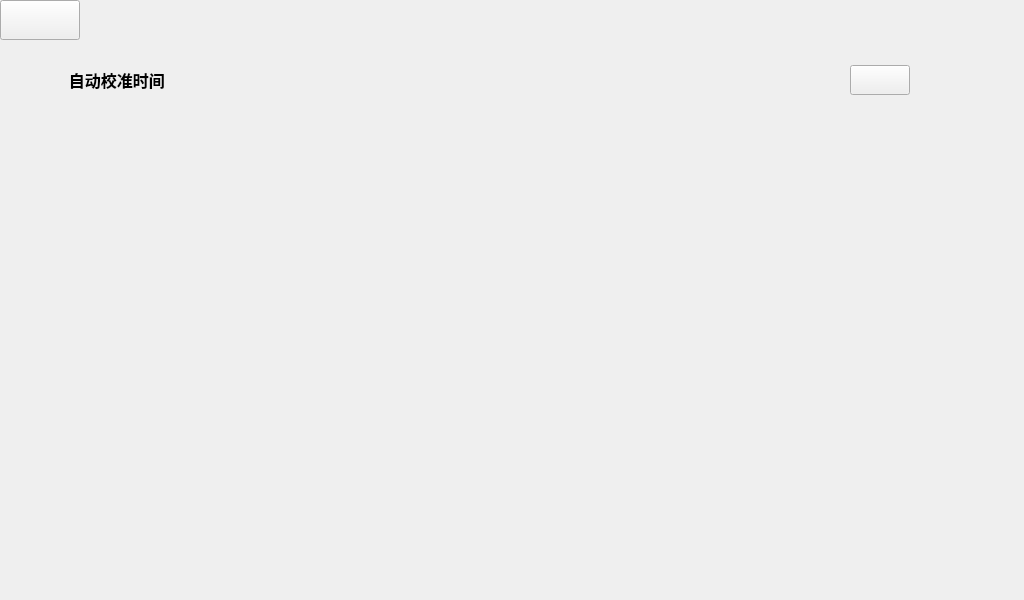
<?xml version="1.0" encoding="UTF-8"?>
<ui version="4.0">
 <class>XUSetting</class>
 <widget class="QWidget" name="XUSetting">
  <property name="geometry">
   <rect>
    <x>0</x>
    <y>0</y>
    <width>1024</width>
    <height>600</height>
   </rect>
  </property>
  <property name="windowTitle">
   <string>Form</string>
  </property>
  <widget class="QPushButton" name="SettingTimebynetButton">
   <property name="geometry">
    <rect>
     <x>850</x>
     <y>65</y>
     <width>60</width>
     <height>30</height>
    </rect>
   </property>
   <property name="text">
    <string/>
   </property>
  </widget>
  <widget class="QLabel" name="SettingTimebynetLabel">
   <property name="geometry">
    <rect>
     <x>60</x>
     <y>50</y>
     <width>791</width>
     <height>60</height>
    </rect>
   </property>
   <property name="font">
    <font>
     <pointsize>12</pointsize>
     <weight>75</weight>
     <bold>true</bold>
    </font>
   </property>
   <property name="text">
    <string>  自动校准时间</string>
   </property>
  </widget>
  <widget class="QPushButton" name="SettingreturnButton">
   <property name="geometry">
    <rect>
     <x>0</x>
     <y>0</y>
     <width>80</width>
     <height>40</height>
    </rect>
   </property>
   <property name="text">
    <string/>
   </property>
  </widget>
 </widget>
 <resources/>
 <connections/>
</ui>
